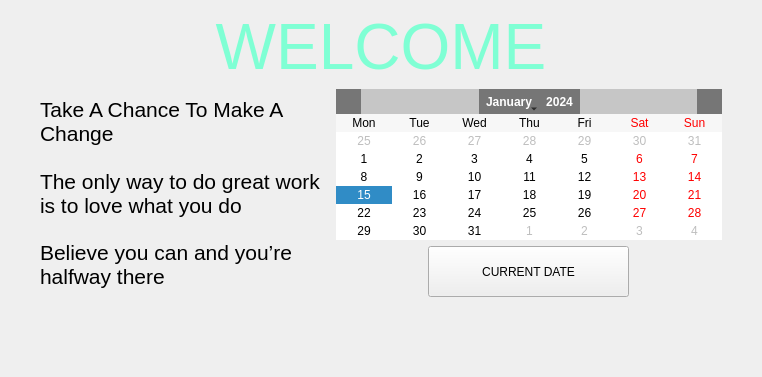
          <widget class="QWidget" name="StuHome">
           <layout class="QGridLayout" name="gridLayout_9" columnstretch="3,4">
            <property name="leftMargin">
             <number>40</number>
            </property>
            <property name="topMargin">
             <number>11</number>
            </property>
            <property name="rightMargin">
             <number>40</number>
            </property>
            <property name="bottomMargin">
             <number>80</number>
            </property>
            <item row="2" column="0">
             <widget class="QLabel" name="slogan_2">
              <property name="font">
               <font>
                <pointsize>16</pointsize>
               </font>
              </property>
              <property name="text">
               <string>The only way to do great work is to love what you do</string>
              </property>
              <property name="wordWrap">
               <bool>true</bool>
              </property>
             </widget>
            </item>
            <item row="1" column="0">
             <widget class="QLabel" name="slogan_1">
              <property name="font">
               <font>
                <pointsize>16</pointsize>
               </font>
              </property>
              <property name="text">
               <string>Take A Chance To Make A Change</string>
              </property>
              <property name="wordWrap">
               <bool>true</bool>
              </property>
             </widget>
            </item>
            <item row="1" column="1" rowspan="3">
             <layout class="QVBoxLayout" name="verticalLayout_4">
              <item>
               <widget class="QCalendarWidget" name="calendarWidget">
                <property name="styleSheet">
                 <string notr="true">QCalendarWidget QToolButton#qt_calendar_nextmonth{
	border-image: url(:/background/right_arrow.png);
	background-position: center;
	background-repeat: none;
	icon-size: 0px;
	padding: 10px;
}

QCalendarWidget QToolButton#qt_calendar_prevmonth{
	border-image: url(:/background/left_arrow.png);
	background-position: center;
	background-repeat: none;
	icon-size: 0px;
	padding: 10px;
}

QCalendarWidget QToolButton{
	background-color: rgb(118, 118, 118);
}

QCalendarWidget QWidget#qt_calendar_navigationbar{
	background-color: rgb(198, 198, 198);
}

QCalendarWidget QSpinBox::up-button {
	background-color: rgb(118, 118, 118);
}

QCalendarWidget QSpinBox::down-button {
	background-color: rgb(118, 118, 118);
}
</string>
                </property>
                <property name="gridVisible">
                 <bool>false</bool>
                </property>
                <property name="horizontalHeaderFormat">
                 <enum>QCalendarWidget::ShortDayNames</enum>
                </property>
                <property name="verticalHeaderFormat">
                 <enum>QCalendarWidget::NoVerticalHeader</enum>
                </property>
                <property name="navigationBarVisible">
                 <bool>true</bool>
                </property>
                <property name="dateEditEnabled">
                 <bool>true</bool>
                </property>
               </widget>
              </item>
              <item alignment="Qt::AlignHCenter">
               <widget class="QPushButton" name="button_currentDay">
                <property name="minimumSize">
                 <size>
                  <width>201</width>
                  <height>51</height>
                 </size>
                </property>
                <property name="maximumSize">
                 <size>
                  <width>201</width>
                  <height>51</height>
                 </size>
                </property>
                <property name="text">
                 <string>CURRENT DATE</string>
                </property>
               </widget>
              </item>
             </layout>
            </item>
            <item row="3" column="0">
             <widget class="QLabel" name="slogan_3">
              <property name="font">
               <font>
                <pointsize>16</pointsize>
               </font>
              </property>
              <property name="text">
               <string>Believe you can and you’re halfway there</string>
              </property>
              <property name="wordWrap">
               <bool>true</bool>
              </property>
             </widget>
            </item>
            <item row="0" column="0" colspan="2">
             <widget class="QLabel" name="lb_welcome">
              <property name="font">
               <font>
                <pointsize>48</pointsize>
               </font>
              </property>
              <property name="styleSheet">
               <string notr="true">#lb_welcome{
        color: #7FFFD4;
}</string>
              </property>
              <property name="text">
               <string>WELCOME</string>
              </property>
              <property name="alignment">
               <set>Qt::AlignCenter</set>
              </property>
             </widget>
            </item>
           </layout>
          </widget>
